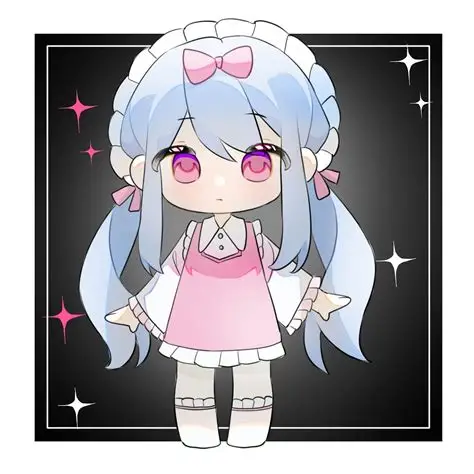
#> input picture .reasonix/attachments/clipboard-20260626-232628.559034-000001.webp, 474 x 474 px
$ python generate_sprites_v2.py
#> lines starting #> are read from the running program, lines starting #| are printed output that depends on the picture; after the words box and inside, x2 and y2 are one past the last pixel; in counts of white or black regions, pixels touching at a corner belong together
"""generate_sprites_v2.py — 用网格变形生成不同姿势的精灵图"""

import os, sys, math
sys.path.insert(0, os.path.dirname(os.path.abspath(__file__)))
import numpy as np
from PIL import Image

REF = '.reasonix/attachments/clipboard-20260626-232628.559034-000001.webp'
OUT = 'sprites'
SIZE = 160

def load_character():
    """加载参考图，去白底，缩放到合适大小"""
    img = Image.open(REF).convert('RGBA')
    arr = np.array(img, dtype=np.uint8)
    r, g, b, a = arr[:,:,0], arr[:,:,1], arr[:,:,2], arr[:,:,3]
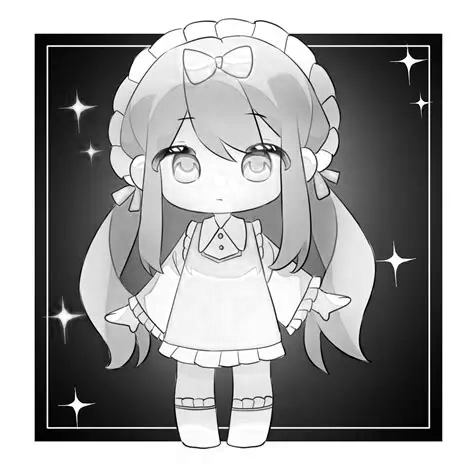
#> r: shape (474, 474); min 0, max 255, mean 159.2
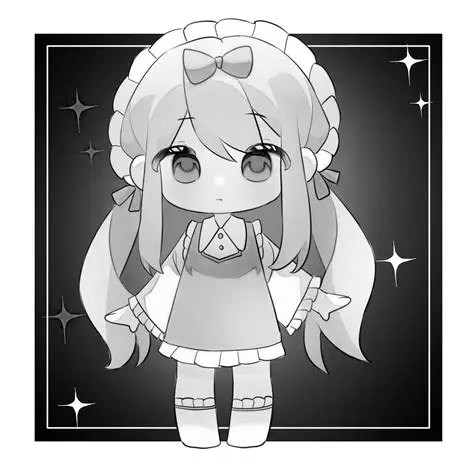
#> g: shape (474, 474); min 0, max 255, mean 156.9
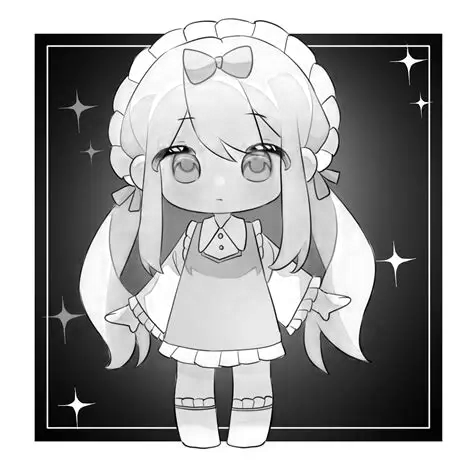
#> b: shape (474, 474); min 0, max 255, mean 161.2
#> a: shape (474, 474); every value is 255
    white = (r > 235) & (g > 235) & (b > 235)
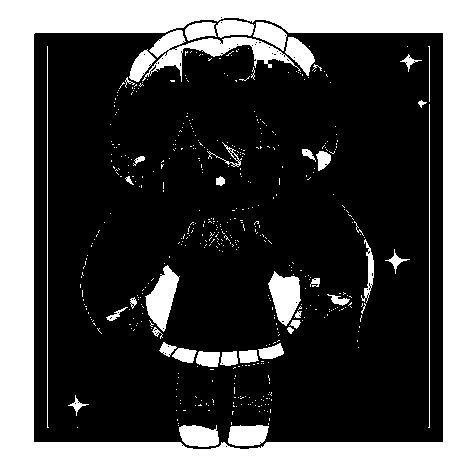
#> white: shape (474, 474) bool; 30.8% white; 494 white regions (451 under 20 px), largest, box (x1, y1, x2, y2) and area: (0, 0, 474, 474) 55657, (142, 30, 301, 82) 2250, (145, 265, 180, 332) 1188
    a[white] = 0
    img = Image.fromarray(arr, 'RGBA')
    bbox = img.getbbox()
#> bbox = (34, 17, 443, 449)
    if bbox:
        img = img.crop(bbox)
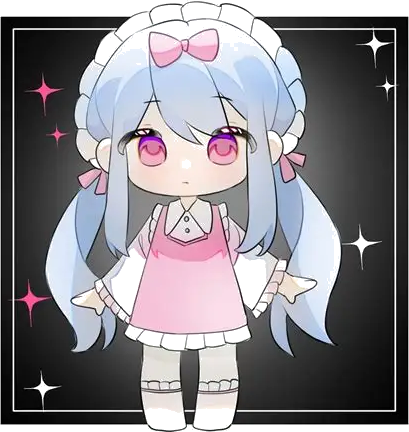
#> img: PIL image 409x432 RGBA; mean R, G, B, A 133.2, 130.2, 135.7, 224.5; transparent parts drawn white
    # 缩放到约 110px 高
    w, h = img.size
#> w = 409; h = 432
    scale = 110 / h
#> scale = 0.255
    return img.resize((int(w * scale), 110), Image.LANCZOS)
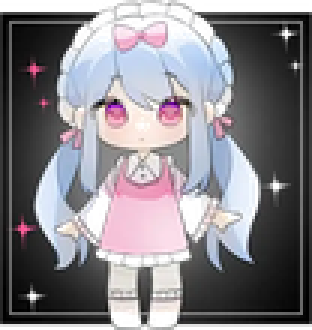
#> returned value: PIL image 104x110 RGBA (shown 3 times larger); mean R, G, B, A 115.1, 112, 117.5, 224.2; transparent parts drawn white

def mesh_warp(img, grid_rows=5, grid_cols=4, displacement_map=None):
    """
    用 PIL MESH 变形图像。
    displacement_map: (grid_rows, grid_cols, 2) 每个控制点的 dx, dy
    """
    w, h = img.size
    cell_w = w / (grid_cols - 1)
    cell_h = h / (grid_rows - 1)

    # 源网格点
    src_points = []
    for row in range(grid_rows):
        for col in range(grid_cols):
            src_points.append((col * cell_w, row * cell_h))

    # 目标网格点（源 + 位移）
    dst_points = []
    for row in range(grid_rows):
        for col in range(grid_cols):
            sx = col * cell_w
            sy = row * cell_h
            if displacement_map is not None:
                dx, dy = displacement_map[row, col]
            else:
                dx, dy = 0, 0
            dst_points.append((sx + dx, sy + dy))

    # 构建 quad 列表
    meshes = []
    for row in range(grid_rows - 1):
        for col in range(grid_cols - 1):
            # 四个角: 左上, 右上, 右下, 左下
            tl_src = src_points[row * grid_cols + col]
            tr_src = src_points[row * grid_cols + col + 1]
            br_src = src_points[(row + 1) * grid_cols + col + 1]
            bl_src = src_points[(row + 1) * grid_cols + col]

            tl_dst = dst_points[row * grid_cols + col]
            tr_dst = dst_points[row * grid_cols + col + 1]
            br_dst = dst_points[(row + 1) * grid_cols + col + 1]
            bl_dst = dst_points[(row + 1) * grid_cols + col]

            meshes.append((
                (tl_dst, tr_dst, br_dst, bl_dst),  # 目标四边形
                (tl_src, tr_src, br_src, bl_src),  # 源四边形
            ))

    # PIL MESH transform
    # 使用 MESH 时第二个参数是 (width, height) 的倍数用于目标尺寸
    return img.transform((w, h), Image.MESH, meshes, Image.BILINEAR, fillcolor=0)

def make_displacement(grid_rows, grid_cols, func):
    """生成位移图: func(row, col) -> (dx, dy)"""
    disp = np.zeros((grid_rows, grid_cols, 2), dtype=np.float32)
    for r in range(grid_rows):
        for c in range(grid_cols):
            # 归一化坐标 (0~1)
            ny = r / (grid_rows - 1)
            nx = c / (grid_cols - 1)
            disp[r, c] = func(ny, nx)
    return disp

def to_canvas(img, size=SIZE):
    """放到 SIZE×SIZE 透明画布中央"""
    canvas = Image.new('RGBA', (size, size), (0, 0, 0, 0))
    iw, ih = img.size
    cx = (size - iw) // 2
    cy = (size - ih) // 2
    canvas.paste(img, (cx, cy), img)
    return canvas

def save(img, name):
    path = os.path.join(OUT, name)
    img.save(path)
    print(f'  {name}')

# ─── 各种姿势的位移函数 ───

def idle_bob(ny, nx):
    """呼吸：上下轻微浮动"""
    return (0, math.sin(ny * math.pi) * 2)

def walk_lean(phase, ny, nx):
    """走路：左右倾斜身体"""
    lean = math.sin(phase) * 5
    # 身体下部比上部倾斜更多
    return (lean * ny * 1.5, math.sin(phase * 2 + ny) * 2)

def sleep_squish(ny, nx):
    """睡觉：整体压缩下垂"""
    return (0, ny * 6 + math.sin(nx * math.pi) * 2)

def happy_stretch(ny, nx):
    """开心：纵向拉伸"""
    return (0, -ny * 4)

def sad_droop(ny, nx):
    """伤心：整体下沉，上部向前倾"""
    return (nx * 3 - 1.5, ny * 5)

def surprised_expand(ny, nx):
    """惊吓：向外膨胀"""
    cx = 0.5
    cy = 0.5
    dx = (nx - cx) * 4
    dy = (ny - cy) * 5
    return (dx, dy)

# ════════════════════════════════════

def generate():
    os.makedirs(OUT, exist_ok=True)
    for f in os.listdir(OUT):
        if f.endswith('.png'):
            os.remove(os.path.join(OUT, f))

    base = load_character()
    w, h = base.size
#> w = 104; h = 110
    print(f'Base: {base.size}')
#| Base: (104, 110)

    GR, GC = 6, 5  # 网格密度

    # ── idle (4帧: 呼吸) ──
    for f in range(4):
        phase = f / 4.0 * math.pi * 2
        amp = 0.5 + math.sin(phase) * 0.5  # 0~1 渐变
        disp = make_displacement(GR, GC, lambda ny, nx: (
            idle_bob(ny, nx)[0] * amp,
            idle_bob(ny, nx)[1] * amp
        ))
        img = mesh_warp(base, GR, GC, disp)
        save(to_canvas(img), f'idle_{f}.png')

    # ── walk (6帧: 交替倾斜+弹跳) ──
    for f in range(6):
        phase = f / 6.0 * math.pi * 2
        # 左右倾斜
        lean = math.sin(phase) * 6
        # 上下弹跳
        bounce = abs(math.sin(phase)) * 3
        disp = make_displacement(GR, GC, lambda ny, nx, l=lean, b=bounce: (
            l * ny * 1.8,
            b * (1 - abs(ny - 0.5) * 2) * 0.8  # 身体中部弹跳最多
        ))
        img = mesh_warp(base, GR, GC, disp)
        save(to_canvas(img), f'walk_{f}.png')

    # ── sleep (2帧: 压缩下垂) ──
    for f in range(2):
        phase = f / 2.0 * math.pi
        amp = 0.5 + math.sin(phase) * 0.5
        disp = make_displacement(GR, GC, lambda ny, nx, a=amp: (
            sleep_squish(ny, nx)[0] * a,
            sleep_squish(ny, nx)[1] * (0.5 + a * 0.5)
        ))
        img = mesh_warp(base, GR, GC, disp)
        save(to_canvas(img), f'sleep_{f}.png')

    # ── happy_jump (3帧: 跳起+拉伸) ──
    jumps = [0.3, 1.0, 0.3]
    for f in range(3):
        amp = jumps[f]
        disp = make_displacement(GR, GC, lambda ny, nx, a=amp: (
            happy_stretch(ny, nx)[0] * a,
            happy_stretch(ny, nx)[1] * a
        ))
        img = mesh_warp(base, GR, GC, disp)
        save(to_canvas(img), f'happy_jump_{f}.png')

    # ── happy_land (1帧: 压扁落地) ──
    disp = make_displacement(GR, GC, lambda ny, nx: (
        0, (0.5 - abs(ny - 0.5)) * 6  # 中间向外挤
    ))
    img = mesh_warp(base, GR, GC, disp)
    save(to_canvas(img), 'happy_land_0.png')

    # ── sad (2帧: 下垂) ──
    for f in range(2):
        amp = 0.6 + f * 0.4
        disp = make_displacement(GR, GC, lambda ny, nx, a=amp: (
            sad_droop(ny, nx)[0] * a,
            sad_droop(ny, nx)[1] * a
        ))
        img = mesh_warp(base, GR, GC, disp)
        save(to_canvas(img), f'sad_{f}.png')

    # ── surprised (2帧: 膨胀) ──
    for f in range(2):
        amp = 0.5 + f * 0.5
        disp = make_displacement(GR, GC, lambda ny, nx, a=amp: (
            surprised_expand(ny, nx)[0] * a,
            surprised_expand(ny, nx)[1] * a
        ))
        img = mesh_warp(base, GR, GC, disp)
        save(to_canvas(img), f'surprised_{f}.png')

    count = len([f for f in os.listdir(OUT) if f.endswith('.png')])
    print(f'\nDone! {count} sprites')

if __name__ == '__main__':
#> (the run stopped early here; a loop or call above may not have finished)
